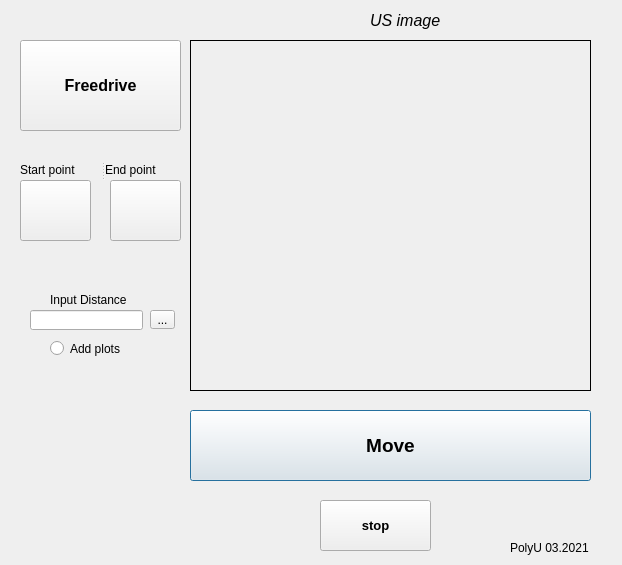
<?xml version="1.0" encoding="UTF-8"?>
<ui version="4.0">
 <class>Dialog</class>
 <widget class="QDialog" name="Dialog">
  <property name="geometry">
   <rect>
    <x>0</x>
    <y>0</y>
    <width>622</width>
    <height>565</height>
   </rect>
  </property>
  <property name="windowTitle">
   <string>Scolioscan Robotics</string>
  </property>
  <property name="autoFillBackground">
   <bool>false</bool>
  </property>
  <widget class="QLabel" name="label_3">
   <property name="geometry">
    <rect>
     <x>190</x>
     <y>40</y>
     <width>401</width>
     <height>351</height>
    </rect>
   </property>
   <property name="frameShape">
    <enum>QFrame::Box</enum>
   </property>
   <property name="text">
    <string/>
   </property>
  </widget>
  <widget class="QLabel" name="label_text">
   <property name="geometry">
    <rect>
     <x>370</x>
     <y>10</y>
     <width>101</width>
     <height>20</height>
    </rect>
   </property>
   <property name="font">
    <font>
     <pointsize>12</pointsize>
     <italic>true</italic>
    </font>
   </property>
   <property name="text">
    <string>US image</string>
   </property>
  </widget>
  <widget class="QPushButton" name="Button_move">
   <property name="geometry">
    <rect>
     <x>190</x>
     <y>410</y>
     <width>401</width>
     <height>71</height>
    </rect>
   </property>
   <property name="font">
    <font>
     <pointsize>14</pointsize>
     <weight>75</weight>
     <bold>true</bold>
    </font>
   </property>
   <property name="mouseTracking">
    <bool>true</bool>
   </property>
   <property name="styleSheet">
    <string notr="true">QPushButton{ rgb(qlineargradient(spread:pad, x1:0, y1:0, x2:1, y2:0, stop:0 rgba(0, 0, 0, 255), stop:1 rgba(255, 255, 255, 255))255, 170, 127); }
gridline-color: rgb(170, 170, 255);</string>
   </property>
   <property name="text">
    <string>Move</string>
   </property>
   <property name="icon">
    <iconset>
     <normaloff>play-button_318-42541.jpg</normaloff>play-button_318-42541.jpg</iconset>
   </property>
  </widget>
  <widget class="QPushButton" name="Button_stop_move">
   <property name="geometry">
    <rect>
     <x>320</x>
     <y>500</y>
     <width>111</width>
     <height>51</height>
    </rect>
   </property>
   <property name="font">
    <font>
     <pointsize>10</pointsize>
     <weight>75</weight>
     <bold>true</bold>
    </font>
   </property>
   <property name="text">
    <string>stop</string>
   </property>
   <property name="icon">
    <iconset>
     <normaloff>stop-playing-button_318-40256.jpg</normaloff>stop-playing-button_318-40256.jpg</iconset>
   </property>
  </widget>
  <widget class="QToolButton" name="toolButton">
   <property name="geometry">
    <rect>
     <x>150</x>
     <y>310</y>
     <width>25</width>
     <height>19</height>
    </rect>
   </property>
   <property name="text">
    <string>...</string>
   </property>
   <property name="popupMode">
    <enum>QToolButton::InstantPopup</enum>
   </property>
  </widget>
  <widget class="QLabel" name="label_trajectory_name">
   <property name="geometry">
    <rect>
     <x>40</x>
     <y>370</y>
     <width>101</width>
     <height>21</height>
    </rect>
   </property>
   <property name="text">
    <string/>
   </property>
  </widget>
  <widget class="QPushButton" name="Button_freedrive">
   <property name="geometry">
    <rect>
     <x>20</x>
     <y>40</y>
     <width>161</width>
     <height>91</height>
    </rect>
   </property>
   <property name="font">
    <font>
     <pointsize>12</pointsize>
     <weight>75</weight>
     <bold>true</bold>
    </font>
   </property>
   <property name="text">
    <string>Freedrive</string>
   </property>
   <property name="icon">
    <iconset>
     <normaloff>ur3-table-top-robot-small.png</normaloff>ur3-table-top-robot-small.png</iconset>
   </property>
   <property name="iconSize">
    <size>
     <width>25</width>
     <height>25</height>
    </size>
   </property>
  </widget>
  <widget class="QPushButton" name="Button_start">
   <property name="geometry">
    <rect>
     <x>20</x>
     <y>180</y>
     <width>71</width>
     <height>61</height>
    </rect>
   </property>
   <property name="font">
    <font>
     <pointsize>10</pointsize>
     <weight>75</weight>
     <bold>true</bold>
    </font>
   </property>
   <property name="styleSheet">
    <string notr="true">white</string>
   </property>
   <property name="text">
    <string/>
   </property>
   <property name="icon">
    <iconset>
     <normaloff>play-button_318-42541.jpg</normaloff>play-button_318-42541.jpg</iconset>
   </property>
   <property name="iconSize">
    <size>
     <width>40</width>
     <height>40</height>
    </size>
   </property>
  </widget>
  <widget class="QPushButton" name="Button_stop">
   <property name="geometry">
    <rect>
     <x>110</x>
     <y>180</y>
     <width>71</width>
     <height>61</height>
    </rect>
   </property>
   <property name="font">
    <font>
     <pointsize>10</pointsize>
     <weight>75</weight>
     <bold>true</bold>
    </font>
   </property>
   <property name="text">
    <string/>
   </property>
   <property name="icon">
    <iconset>
     <normaloff>stop-playing-button_318-40256.jpg</normaloff>stop-playing-button_318-40256.jpg</iconset>
   </property>
   <property name="iconSize">
    <size>
     <width>40</width>
     <height>40</height>
    </size>
   </property>
  </widget>
  <widget class="QLabel" name="label_UR3">
   <property name="geometry">
    <rect>
     <x>20</x>
     <y>410</y>
     <width>141</width>
     <height>141</height>
    </rect>
   </property>
   <property name="text">
    <string/>
   </property>
   <property name="pixmap">
    <pixmap>ur3-table-top-robot-small.png</pixmap>
   </property>
   <property name="scaledContents">
    <bool>true</bool>
   </property>
  </widget>
  <widget class="QLabel" name="label_Polyu">
   <property name="geometry">
    <rect>
     <x>510</x>
     <y>540</y>
     <width>81</width>
     <height>16</height>
    </rect>
   </property>
   <property name="text">
    <string>PolyU 03.2021</string>
   </property>
  </widget>
  <widget class="QRadioButton" name="Radio_button_plot">
   <property name="geometry">
    <rect>
     <x>50</x>
     <y>340</y>
     <width>82</width>
     <height>17</height>
    </rect>
   </property>
   <property name="text">
    <string>Add plots</string>
   </property>
  </widget>
  <widget class="QLabel" name="label_sitance">
   <property name="geometry">
    <rect>
     <x>50</x>
     <y>290</y>
     <width>81</width>
     <height>20</height>
    </rect>
   </property>
   <property name="text">
    <string>Input Distance</string>
   </property>
  </widget>
  <widget class="QLineEdit" name="lineEdit">
   <property name="geometry">
    <rect>
     <x>30</x>
     <y>310</y>
     <width>113</width>
     <height>20</height>
    </rect>
   </property>
  </widget>
  <widget class="QSplitter" name="splitter">
   <property name="geometry">
    <rect>
     <x>20</x>
     <y>160</y>
     <width>161</width>
     <height>20</height>
    </rect>
   </property>
   <property name="orientation">
    <enum>Qt::Horizontal</enum>
   </property>
   <widget class="QLabel" name="label">
    <property name="text">
     <string>Start point</string>
    </property>
   </widget>
   <widget class="QLabel" name="label_2">
    <property name="text">
     <string>End point</string>
    </property>
   </widget>
  </widget>
 </widget>
 <resources/>
 <connections/>
</ui>
